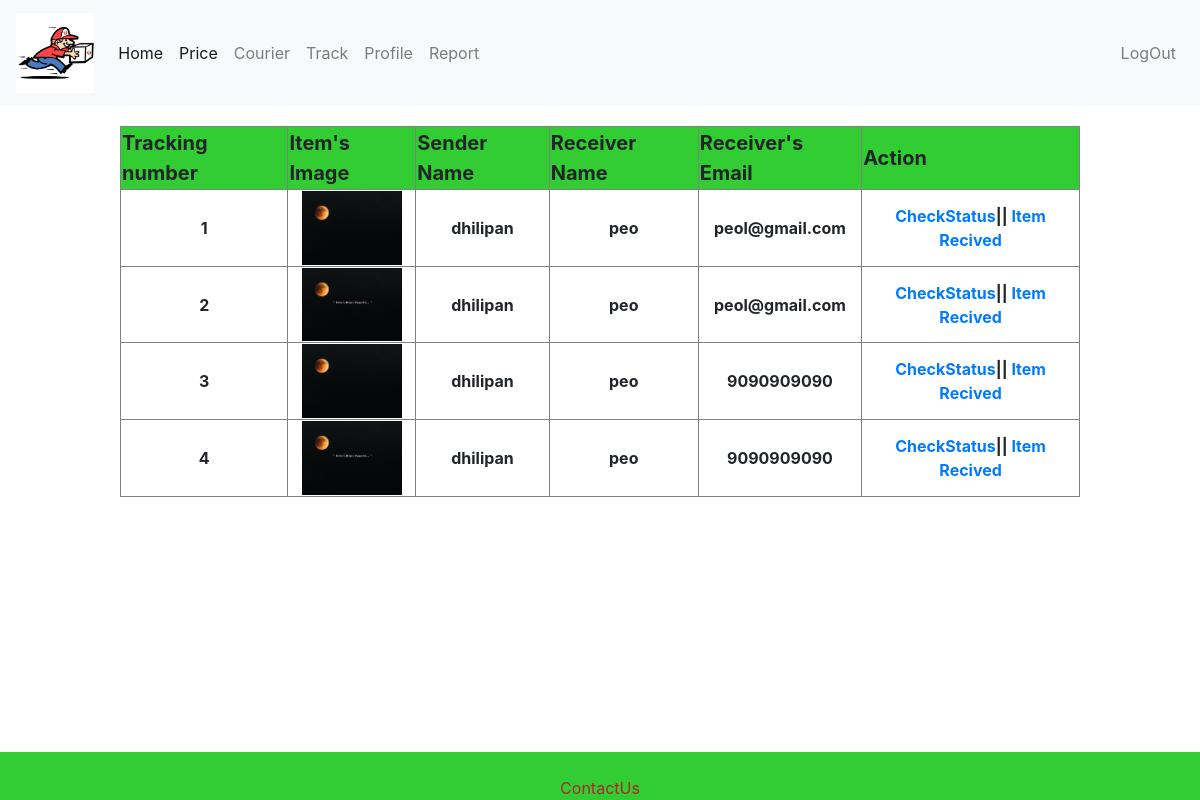
/home/list.php, run on the app's committed database.
### tables this page shows
CREATE TABLE `courier` (
  `c_id` int(11) NOT NULL,
  `u_id` int(11) DEFAULT NULL,
  `semail` varchar(50) DEFAULT NULL,
  `remail` varchar(50) DEFAULT NULL,
  `sname` varchar(50) DEFAULT NULL,
  `rname` varchar(50) DEFAULT NULL,
  `sphone` varchar(20) DEFAULT NULL,
  `rphone` varchar(20) DEFAULT NULL,
  `saddress` varchar(50) DEFAULT NULL,
  `raddress` varchar(50) DEFAULT NULL,
  `weight` int(11) DEFAULT NULL,
  `billno` int(11) NOT NULL,
  `image` text DEFAULT NULL,
  `date` date NOT NULL
);

### home/list.php (the view)
<?php include('header.php'); ?>
<div style="overflow-x:auto;">
<table width='80%' border="1px dash" style="margin-top:20px;margin-left:auto ;margin-right:auto ;font-weight:bold;border-spacing: 5px 5px;border-collapse: collapse;">
    <tr style="background-color: #32CD32;font-size:20px">
        <th>Tracking number</th>
        <th>Item's Image</th>
        <th>Sender Name</th>
        <th>Receiver Name</th>
        <th>Receiver's Email</th>
        <th>Action</th>
    </tr>
    <?php
    include('../dbconnection.php');
    $qryy= "SELECT * FROM `courier`";
    $run= mysqli_query($dbcon,$qryy);
    if(mysqli_num_rows($run)<1){
        echo "<tr><td colspan='6'>No record found..</td></tr>";
    }
    else{
        $count=0;
        while($data=mysqli_fetch_assoc($run))
        {
            $count++;
        ?>
        <tr align="center">
            <td><?php echo $count; ?></td>
            <td><img src="../dbimages/<?php echo $data['image']; ?>" alt="pic" style="max-width: 100px;"/> </td>
            <td><?php echo $data['sname']; ?></td>
            <td><?php echo $data['rname']; ?></td>
            <td><?php echo $data['remail']; ?></td>
            <td>
                <a href="http://localhost/20uca513/courier-management-system-main/admin/cms/dup.php?page=track">CheckStatus</a>||
                <a href="deletecourier.php?bb=<?php echo $data['billno']; ?>">Item Recived</a>
            </td>
        </tr>
        <?php
        }
    }
    ?>
</table>
</div>

### data on the page
courier: image (picture), sname "dhilipan", rname "peo", remail "peol@gmail.com"
courier: image (picture), sname "dhilipan", rname "peo", remail "peol@gmail.com"
courier: image (picture), sname "dhilipan", rname "peo", remail "9090909090"
courier: image (picture), sname "dhilipan", rname "peo", remail "9090909090"
